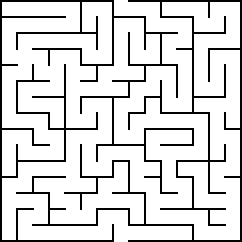
%> input picture images/mzsolver.png, 242 x 242 px
$ octave fn_preprocessing.m   (GNU Octave 9; MATLAB toolbox functions it lacks are replaced by stand-ins)
%> lines starting %> are read from the running program, lines starting %| are printed output that depends on the picture; in (x1, y1, x2, y2) boxes, pixels count from 0 and x2, y2 are one past the last pixel; in counts of white or black regions, pixels touching at a corner belong together; the program's own positions count from 1
%% Image loading
I = imread('C:\Users\csyas\Downloads\mzsolver.png');
%> I is the input picture: size 242x242x3 uint8; 86.1% white; black in thin lines or dots

%if not necessary will not convert to grayscale:
if size(I, 3) == 3
    I = rgb2gray(I);
%> I: size 242x242 uint8; 86.1% white; black in thin lines or dots
end

%converting to double
I = im2double(I);
%> I: size 242x242 double; values 0 (black) and 1 (white), 86.1% white; black in thin lines or dots

%% Preprocessing includes enhancing , filtering.

% Set the desired resolution (e.g., 800x600 pixels)
desired_resolution = [800, 600];

% Resize the image to the desired resolution
resized_image = imresize(I, desired_resolution);
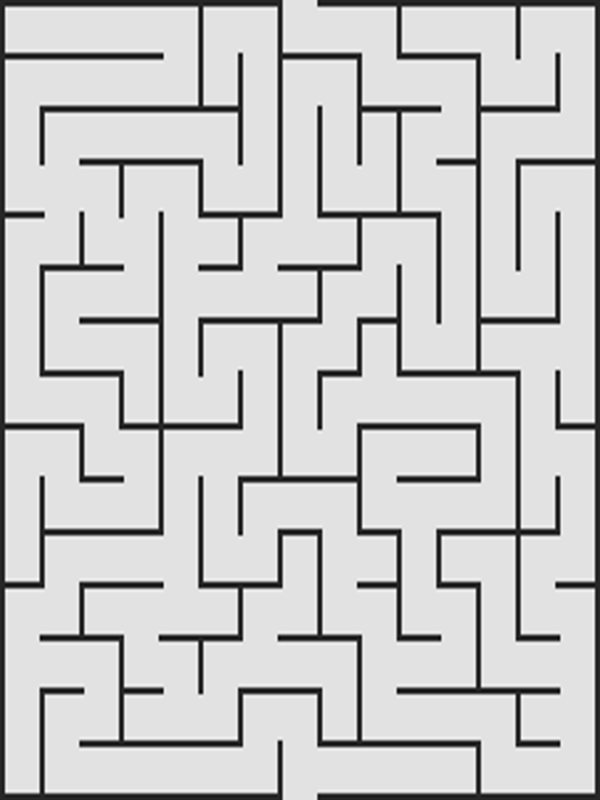
%> resized_image: size 800x600 double; min -0.208, max 1.15, mean 0.861; drawn with min black and max white

% Check if the image is in color and convert it to grayscale
if size(resized_image, 3) == 3
    gray_image = rgb2gray(resized_image);
else
    gray_image = resized_image;
end

%% Enhance the contrast of the grayscale image
enhanced_image = imadjust(gray_image);
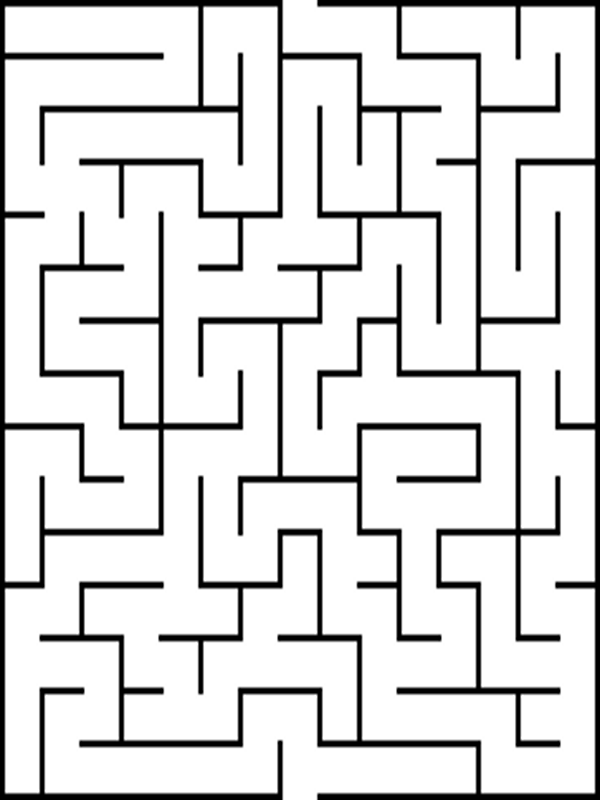
%> enhanced_image: size 800x600 double; min 0, max 1, mean 0.861

% Reduce noise using a Gaussian filter
filtered_image = imgaussfilt(enhanced_image, 1);
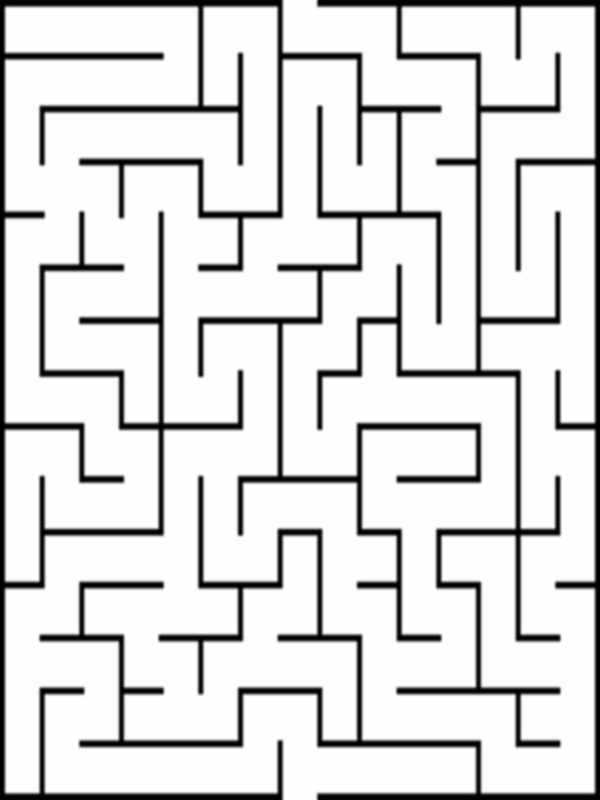
%> filtered_image: size 800x600 double; min 0, max 1, mean 0.861; mean of the top-left, top-right, bottom-left and bottom-right quarters 0.864, 0.859, 0.861, 0.86

% Perform thresholding to create a binary image
% convert an image from color from grayscale to binary image
binary_image = imbinarize(filtered_image);
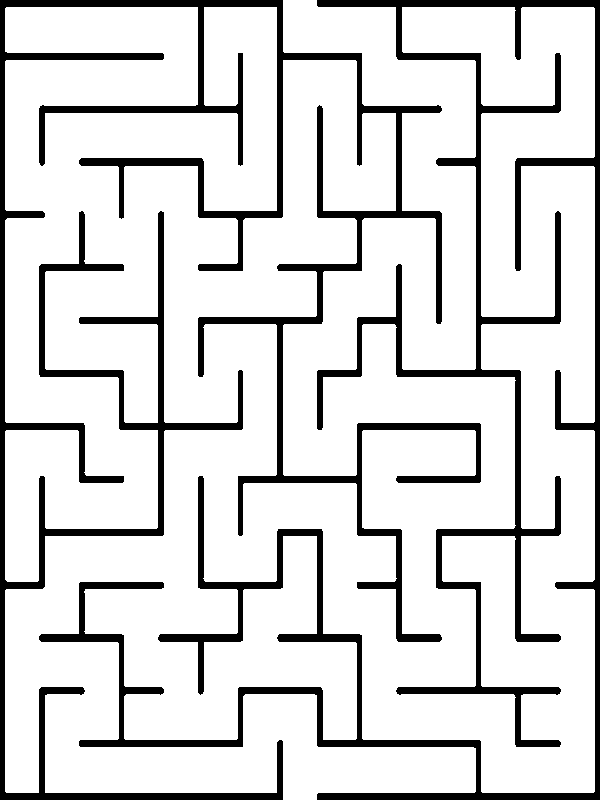
%> binary_image: size 800x600 logical; 84.8% white; 2 black regions, box (x1, y1, x2, y2) and area: (0, 0, 481, 800) 38420, (39, 0, 600, 800) 34367

%% Otsu Segmentation:

%Otsu threshold
level = graythresh(filtered_image);
%> level = 0.58

% separates images into two classes foreground and background , based
% on the intensity values of the pixels .

% why ? to find the optimal threshold based on observed distribution
% of pixel values .
segmented_image = imbinarize(filtered_image, level);

%% Display() all images
% Display the processed images
subplot(2, 3, 1);
imshow(I);
title('Original Image');

subplot(2, 3, 2);
imshow(resized_image);
title('Resized Image');

subplot(2, 3, 3);
imshow(gray_image);
title('Grayscale Image');

subplot(2, 3, 4);
imshow(enhanced_image);
title('Enhanced Image');

subplot(2, 3, 5);
imshow(filtered_image);
title('Noise Reduced Image');

subplot(2, 3, 6);
imshow(segmented_image);
title('Segmented Image');

%% Output to the next segment that is the watershed transform
imwrite(segmented_image, 'preprocessing_output.jpg');

$ run again, with images/mz1.png copied over images/mzsolver.png
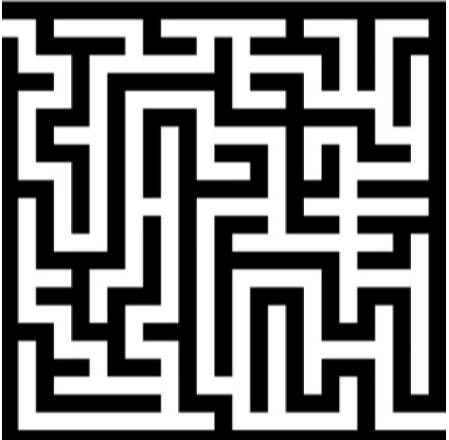
%> input picture images/mz1.png, 449 x 440 px
%> I is the input picture: size 440x449 uint8; min 0, max 255, mean 122.1
%> I: size 440x449 double
%> `resized_image = imresize(I, desired_resolution);`:
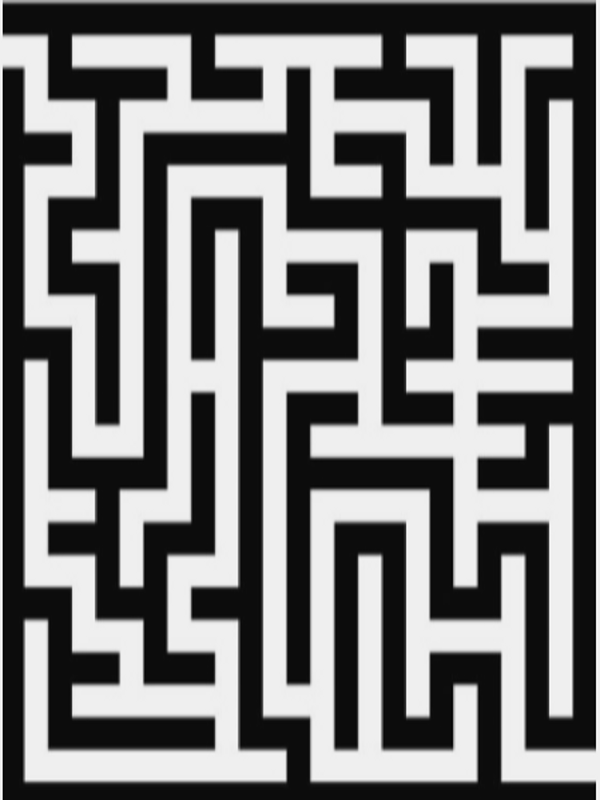
%> resized_image: size 800x600 double; min -0.0537, max 1.07, mean 0.479; drawn with min black and max white
%> `binary_image = imbinarize(filtered_image);`:
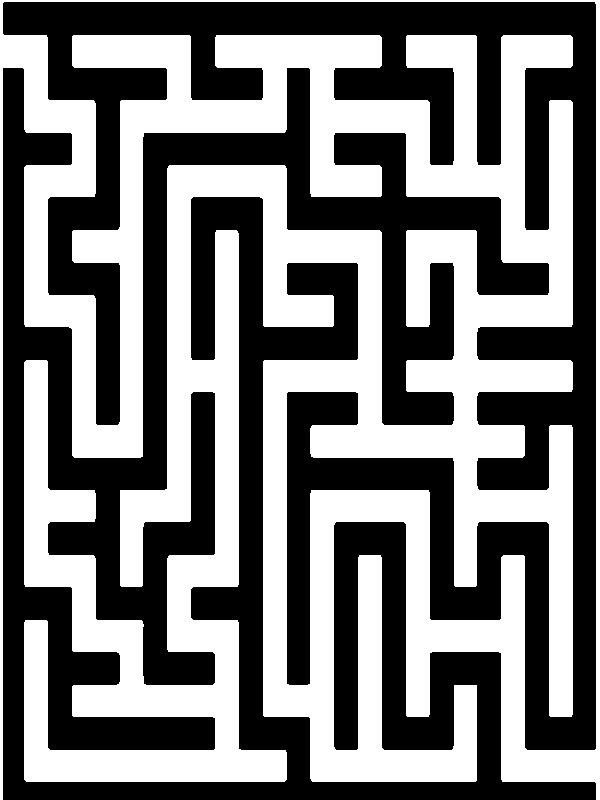
%> binary_image: size 800x600 logical; 48% white; 1 white region, box (x1, y1, x2, y2) and area: (0, 0, 600, 800) 230190
%> level = 0.494

$ run again, with images/mz_3.png copied over images/mzsolver.png
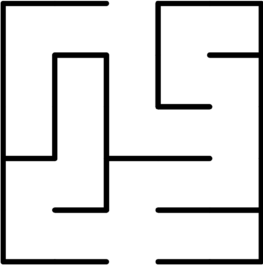
%> input picture images/mz_3.png, 263 x 265 px
%> I is the input picture: size 265x263x3 uint8; min 0, max 255, mean 221.6
%> `resized_image = imresize(I, desired_resolution);`:
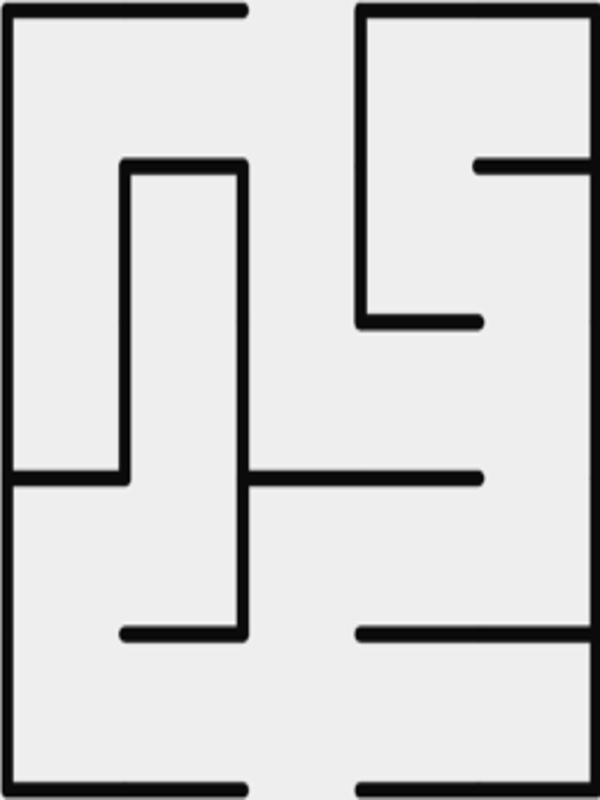
%> resized_image: size 800x600 double; min -0.0507, max 1.07, mean 0.869; drawn with min black and max white
%> `binary_image = imbinarize(filtered_image);`:
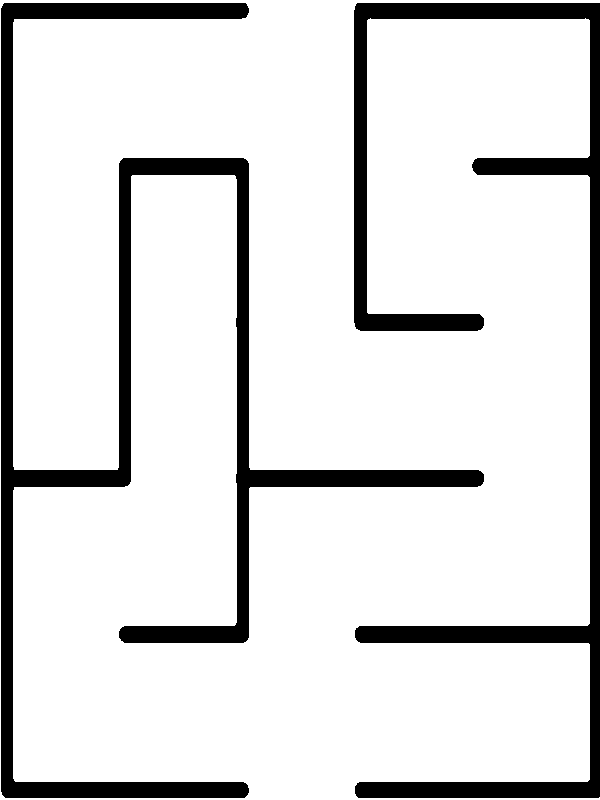
%> binary_image: size 800x600 logical; 86.7% white; 2 black regions, box (x1, y1, x2, y2) and area: (1, 3, 484, 798) 36343, (354, 3, 600, 798) 27425
%> level = 0.541
